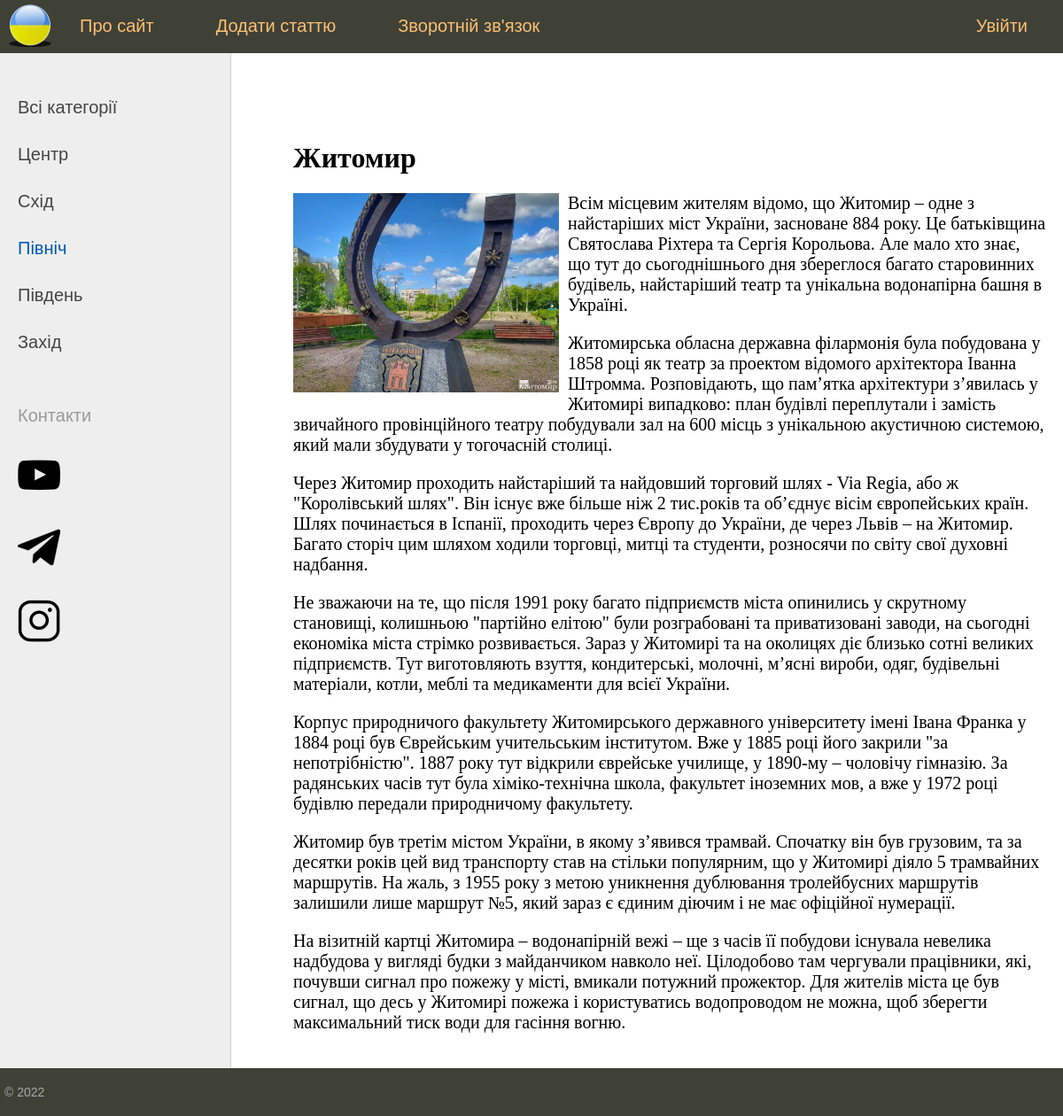
The app's page /post/zhitomir with its own data.
### ukraine/models.py (models this page shows, shortened)
class Category(models.Model):
    name = models.CharField(max_length=100, db_index=True, verbose_name="Category")
    slug = models.SlugField(max_length=255, unique=True, db_index=True, verbose_name="URL" )
    def get_absolute_url(self):
        return reverse('category', kwargs={'category_slug': self.slug})
    class Meta:
        verbose_name='Категорії'
        verbose_name_plural='Категорії'
        ordering= ['id', 'name',]

class Ukraine(models.Model):
    title = models.CharField(max_length=255, verbose_name='Заголовок')
    slug=models.SlugField(max_length=255, unique=True, db_index=True, verbose_name="URL")
    content = models.TextField(blank=True, verbose_name='Текст')
    photo = models.ImageField(upload_to='photos/%Y/%m/%d/', verbose_name='Фото')
    time_create = models.DateTimeField(auto_now_add=True, verbose_name='Час створення')
    time_update = models.DateTimeField(auto_now=True, verbose_name='Час зміни')
    is_published = models.BooleanField(default=True, verbose_name='Публікація')
    cat = models.ForeignKey('Category', on_delete=models.PROTECT,verbose_name='Категорії')
    class Meta:
        verbose_name = 'Міста України'
        verbose_name_plural = 'Міста України'
        ordering = ['time_create', 'title']

### ukraine/views.py (the view)
# urls.py: path('post/<slug:post_slug>', show_post, name='post'),
def show_post(request, post_slug):
    post = get_object_or_404(Ukraine, slug=post_slug)
    context = {
        'post': post,
        'menu': menu,
        'title': post.title,
        'cat_selected': post.cat_id
    }
    return render(request, 'ukraine/post.html', context=context)

### ukraine/templatetags/ukraine_tags.py (called while the page is built)
@register.simple_tag(name="getcats")
def get_categories(filter=None):
    if not filter:
        return Category.objects.all()
    else:
        return Category.objects.filter(pk=filter)

@register.inclusion_tag('ukraine/list_categories.html')
def show_categories(sort=None, cat_selected=None):
    if not sort:
        cats = Category.objects.all()
    else:
        cats=Category.objects.order_by(sort)
    return {"cats":cats, "cat_selected": cat_selected}

### ukraine/templates/ukraine/post.html
{% extends 'ukraine/base.html' %}
{% block content %}
<h1>{{post.title}}</h1>
{% if post.photo %}
<p><img class="img-article-left" src="{{post.photo.url}}"></p>
{% endif %}
{{post.content|linebreaks}}
{% endblock %}

### ukraine/templates/ukraine/list_categories.html
{% for c in cats %}
	{% if c.pk == cat_selected %}
		<li class="selected">{{c.name}}</li>
	{% else %}
		<li><a href="{{ c.get_absolute_url }}">{{c.name}}</a> </li>
	{% endif %}
{% endfor %}

### ukraine/static/ukraine/css/styles.css (style rules this page uses)
html, body { font-family: 'Arial'; margin: 0; padding: 0; height: 100%; width: 100%; color: #444; }
a { color: #0059b2; text-decoration: none; }
img { max-width: 600px; height: auto; }
img.img-article-left { max-width: 300px; height: auto; float: left; padding: 0 10px 10px 0; }
.left-chapters ul li { margin: 30px 0 0 0; color: #999; }
.left-chapters ul li.selected { color: #0059b2; }
.left-chapters ul li a { color: #444; text-decoration: none; }
.content-text h1 { font-size: 32px; }

### records on screen
Category: name "Центр"
Category: name "Схід"
Category: name "Північ"
Category: name "Південь"
Category: name "Захід"
Ukraine: title "Житомир", photo (picture), content "Всім місцевим жителям відомо, що Житомир – одне з найстаріших міст України, засноване 884 року. Це батьківщина Святослава Ріхтера та Сергія Корольова. Але мало хто знає, що тут до сьогоднішнього дня збереглося багато старовинних будівель, найстаріший театр та унікальна водонапірна башня в Україні. Житомирська обласна державна філармонія була побудована у 1858 році як театр за проектом відомого архітектора Іванна Штромма. Розповідають, що пам’ятка архітектури з’явилась у Житомирі випадково: план будівлі переплутали і замість звичайного провінційного театру побудували зал на 600 місць з унікальною акустичною системою, який мали збудувати у тогочасній столиці. Через Житомир проходить…"

### other values on screen
{{ m.title }} "Про сайт" "Додати статтю" "Зворотній зв'язок"
{{ m.title }} "Увійти"
